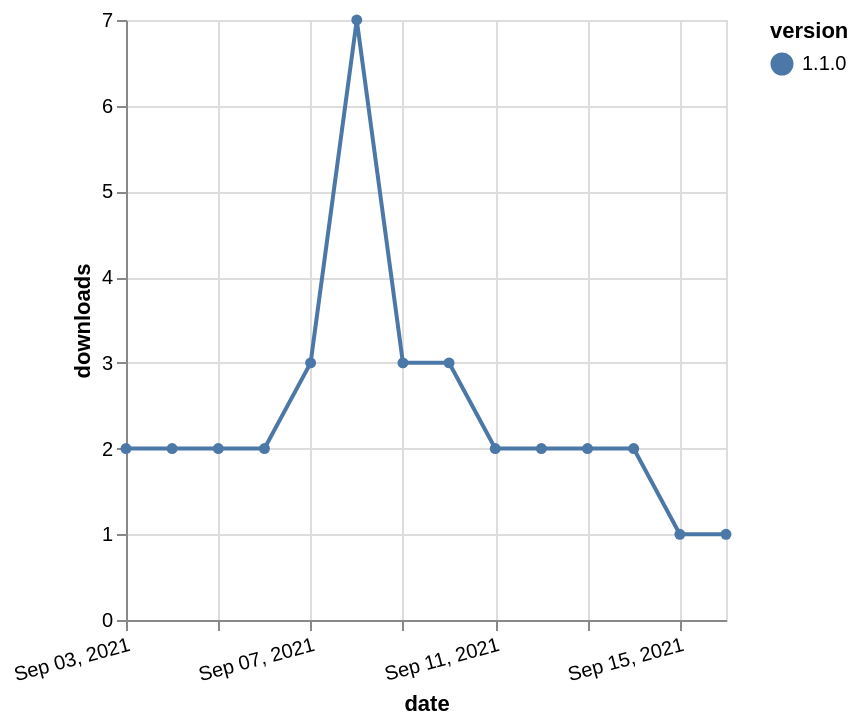

Express this chart as Vega-Lite.
### Vega-Lite specification from a JSON file in a GitHub repository (floating-point values rounded to 4 significant figures)
{"$schema": "https://vega.github.io/schema/vega-lite/v5.json", "description": "A simple bar chart with embedded data.", "data": {"values": [{"date": "2021-09-03", "total": 2973, "delta": 2, "version": "1.1.0"}, {"date": "2021-09-04", "total": 2975, "delta": 2, "version": "1.1.0"}, {"date": "2021-09-05", "total": 2977, "delta": 2, "version": "1.1.0"}, {"date": "2021-09-06", "total": 2979, "delta": 2, "version": "1.1.0"}, {"date": "2021-09-07", "total": 2982, "delta": 3, "version": "1.1.0"}, {"date": "2021-09-08", "total": 2989, "delta": 7, "version": "1.1.0"}, {"date": "2021-09-09", "total": 2992, "delta": 3, "version": "1.1.0"}, {"date": "2021-09-10", "total": 2995, "delta": 3, "version": "1.1.0"}, {"date": "2021-09-11", "total": 2997, "delta": 2, "version": "1.1.0"}, {"date": "2021-09-12", "total": 2999, "delta": 2, "version": "1.1.0"}, {"date": "2021-09-13", "total": 3001, "delta": 2, "version": "1.1.0"}, {"date": "2021-09-14", "total": 3003, "delta": 2, "version": "1.1.0"}, {"date": "2021-09-15", "total": 3004, "delta": 1, "version": "1.1.0"}, {"date": "2021-09-16", "total": 3005, "delta": 1, "version": "1.1.0"}]}, "width": "container", "mark": {"type": "line", "point": {"filled": true}}, "encoding": {"x": {"field": "date", "type": "temporal", "timeUnit": "yearmonthdate", "title": "date", "axis": {"labelAngle": -15}}, "y": {"field": "delta", "type": "quantitative", "title": "downloads"}, "color": {"field": "version", "type": "nominal"}, "tooltip": {"field": "delta"}}}
